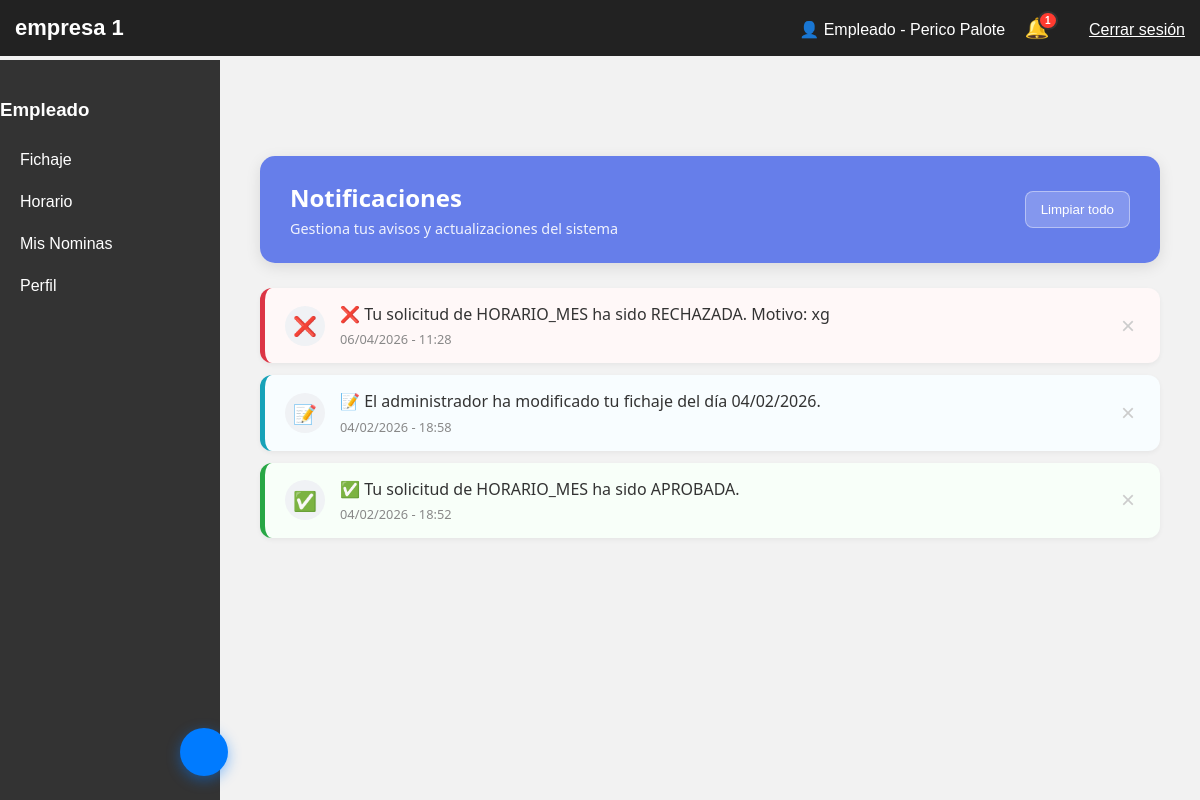
The page /panel.php?seccion=notificaciones (signed in) on the database as committed earlier.
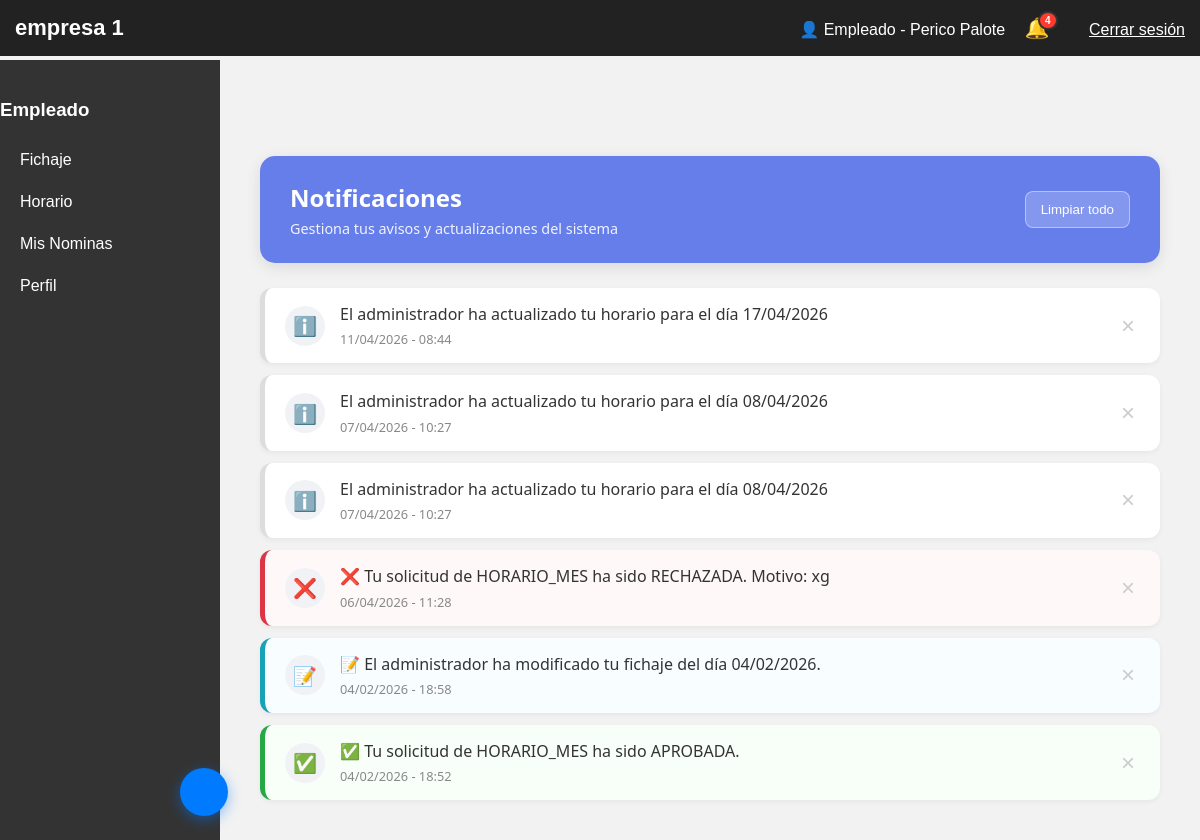
The same page on the database as committed later.
### tables this page shows
CREATE TABLE `notificaciones` (
  `id_notificacion` int(11) NOT NULL,
  `id_usuario` int(11) NOT NULL,
  `mensaje` text NOT NULL,
  `tipo` varchar(50) DEFAULT NULL,
  `leida` tinyint(1) DEFAULT 0,
  `fecha_creacion` timestamp NOT NULL DEFAULT current_timestamp()
);

### secciones/notificaciones.php (the view, shortened to what this page needs)
<?php
$idUsuario = $_SESSION['usuario']['id'];
$pdo->prepare("DELETE FROM NOTIFICACIONES WHERE id_usuario = ? AND fecha_creacion < DATE_SUB(NOW(), INTERVAL 30 DAY)")->execute([$idUsuario]);
$stmt = $pdo->prepare("SELECT * FROM NOTIFICACIONES WHERE id_usuario = ? ORDER BY fecha_creacion DESC");
$stmt->execute([$idUsuario]);
$notificaciones = $stmt->fetchAll(PDO::FETCH_ASSOC);
?>
<link rel="stylesheet" href="css/notificaciones.css">
<div class="notif-page-container">
    <div class="notif-header-banner">
        <div class="header-content">
            <h2> Notificaciones</h2>
            <p>Gestiona tus avisos y actualizaciones del sistema</p>
        </div>
        <button class="btn-clear-all" onclick="eliminarTodas()">
           Limpiar todo
        </button>
    </div>
    <div class="notif-list-container">
        <?php if (empty($notificaciones)): ?>
            <div class="notif-empty-state">
                <div class="empty-icon">📂</div>
                <p>No tienes notificaciones pendientes</p>
            </div>
        <?php else: ?>
            <div class="notif-grid" id="contenedor-notificaciones">
                <?php foreach ($notificaciones as $n):
                    $icono = 'ℹ️';
                    $claseTipo = '';
                    $msg = $n['mensaje'];
                    if (strpos($msg, 'ACEPTADA') !== false || strpos($msg, 'APROBADA') !== false) {
                        $icono = '✅'; $claseTipo = 'notif-success';
                    } elseif (strpos($msg, 'RECHAZADA') !== false) {
                        $icono = '❌'; $claseTipo = 'notif-danger';
                    } elseif (strpos($msg, 'modificado') !== false || strpos($msg, 'añadido') !== false) {
                        $icono = '📝'; $claseTipo = 'notif-info';
                    }
                ?>
                    <div class="notif-card <?= $claseTipo ?>" id="notif-<?= $n['id_notificacion'] ?>">
                        <div class="notif-icon-circle"><?= $icono ?></div>
                        <div class="notif-content">
                            <p class="notif-message"><?= htmlspecialchars($msg) ?></p>
                            <span class="notif-date">
                                 <?= date('d/m/Y - H:i', strtotime($n['fecha_creacion'])) ?>
                            </span>
                        </div>
                        <button class="btn-delete-single" onclick="eliminarNotificacion(<?= $n['id_notificacion'] ?>)" title="Eliminar">
                            &times;
                        </button>
                    </div>
                <?php endforeach; ?>
            </div>
        <?php endif; ?>
    </div>
</div>

### panel.php (shortened to what this page needs)
<?php
require_once 'config.php';
$usuario  = $_SESSION['usuario'];
$idUsuario = $usuario['id'];
$esAdmin  = $_SESSION['es_admin'] ?? null;
$seccion = $_GET['seccion'] ?? 'fichaje';
$empresa  = $_SESSION['empresa_activa'];
$cssFile  = "css/empresa_$empresa.css";
$nombreEmpresa = "Empresa desconocida";
foreach ($_SESSION['usuario']['empresas'] as $emp) {
    if ($emp['id_empresa'] == $empresa) {
        $nombreEmpresa = $emp['nombre'];
        break;
    }
}
?>
<!DOCTYPE html>
<html lang="es">
<head>
    <link rel="stylesheet" href="<?= $cssFile ?>">
</head>
<body>
    <header>
        <div class="logo"><?= htmlspecialchars($nombreEmpresa) ?></div>
        <div>
            <span style="color:white; margin-right:15px;">
                <?= $esAdmin ? '👤 Admin' : '👤 Empleado' ?> -
                <?= htmlspecialchars($usuario['nombre'] . ' ' . $usuario['apellidos']) ?>
            </span>
            <div class="notification-container" style="display: inline-block; position: relative; margin-right: 15px;">
                <?php
                $stmtNotif = $pdo->prepare("SELECT COUNT(*) FROM NOTIFICACIONES WHERE id_usuario = ? AND leida = 0");
                $stmtNotif->execute([$idUsuario]);
                $countNotif = $stmtNotif->fetchColumn();
                $badge = ($countNotif > 9) ? '9+' : $countNotif;
                ?>
                <a href="panel.php?seccion=notificaciones" style="text-decoration: none; font-size: 20px;">
                    🔔
                    <?php if ($countNotif > 0): ?>
                        <span class="notification-badge"><?= $badge ?></span>
                    <?php endif; ?>
                </a>
            </div>
            <a href="logout.php" style="color:white; margin-left:20px;">Cerrar sesión</a>
        </div>
    </header>
    <?php if($esAdmin): ?>
        <div class="sidebar">
            <h3 class="sidebar-title">Administrador</h3>
            <a class="submenu-btn">
                Fichaje
                <svg class="arrow-icon" width="16" height="16" viewBox="0 0 20 20">
                    <path d="M 10 13.7 a 0.897 0.897 0 0 1 -0.636 -0.264 l -4.6 -4.6 a 0.9 0.9 0 1 1 1.272 -1.273 L 10 11.526 l 3.964 -3.963 a 0.9 0.9 0 0 1 1.272 1.273 l -4.6 4.6 A 0.897 0.897 0 0 1 10 13.7 Z"></path>
                </svg>
            </a>
            <div class="submenu-content">
                <a href="panel.php?seccion=fichaje&vista=inicio">Fichar</a>
                <a href="panel.php?seccion=fichaje&vista=ver">Ver fichajes</a>
                <a href="panel.php?seccion=fichaje&vista=modificar">Modificar fichajes</a>
            </div>
            <a class="submenu-btn">
                Horario
                <svg class="arrow-icon" width="16" height="16" viewBox="0 0 20 20">
                    <path d="M 10 13.7 a 0.897 0.897 0 0 1 -0.636 -0.264 l -4.6 -4.6 a 0.9 0.9 0 1 1 1.272 -1.273 L 10 11.526 l 3.964 -3.963 a 0.9 0.9 0 0 1 1.272 1.273 l -4.6 4.6 A 0.897 0.897 0 0 1 10 13.7 Z"></path>
                </svg>
            </a>
            <div class="submenu-content">
                <a href="panel.php?seccion=horario&vista=peticiones">Peticiones</a>
                <a href="panel.php?seccion=horario&vista=cuadrantes">Cuadrantes</a>
                <a href="panel.php?seccion=horario&vista=vacaciones">Vacaciones</a>
            </div>
            <a class="submenu-btn">
                Reportes
                <svg class="arrow-icon" width="16" height="16" viewBox="0 0 20 20">
                    <path d="M 10 13.7 a 0.897 0.897 0 0 1 -0.636 -0.264 l -4.6 -4.6 a 0.9 0.9 0 1 1 1.272 -1.273 L 10 11.526 l 3.964 -3.963 a 0.9 0.9 0 0 1 1.272 1.273 l -4.6 4.6 A 0.897 0.897 0 0 1 10 13.7 Z"></path>
                </svg>
            </a>
            <div class="submenu-content">
                <a href="panel.php?seccion=reportes&vista=generar">Generar reportes</a>
                <a href="panel.php?seccion=reportes&vista=historial">Historial reportes</a>
            </div>
            <a class="submenu-btn">
                Gestión empleados
                <svg class="arrow-icon" width="16" height="16" viewBox="0 0 20 20">
                    <path d="M 10 13.7 a 0.897 0.897 0 0 1 -0.636 -0.264 l -4.6 -4.6 a 0.9 0.9 0 1 1 1.272 -1.273 L 10 11.526 l 3.964 -3.963 a 0.9 0.9 0 0 1 1.272 1.273 l -4.6 4.6 A 0.897 0.897 0 0 1 10 13.7 Z"></path>
                </svg>
            </a>
            <div class="submenu-content">
                <a href="panel.php?seccion=empleados&vista=lista">Ver empleados</a>
                <a href="panel.php?seccion=empleados&vista=nuevo">Añadir empleados</a>
                <a href="panel.php?seccion=empleados&vista=nominas">Subir nominas</a>
            </div>
            <a href="panel.php?seccion=perfil">Perfil</a>
        </div>
    <?php else: ?>
        <div class="sidebar">
            <h3>Empleado</h3>
            <a href="panel.php?seccion=fichaje">Fichaje</a>
            <a href="panel.php?seccion=horario">Horario</a>
            <a href="panel.php?seccion=documentos">Mis Nominas</a>
            <a href="panel.php?seccion=perfil">Perfil</a>
        </div>
    <?php endif; ?>
    <main>
        <?php
        if ($seccion === "notificaciones") include "secciones/notificaciones.php";
        ?>
    </main>
    <button class="chat-fab" id="chatFab" title="Asistente IA" aria-label="Abrir asistente IA">
    </button>
</body>
</html>

### css/empresa_1.css (style rules this page uses)
body { margin:0; font-family: Arial; background:#f2f2f2; }
header { background:#222; color:white; padding:15px; display:flex; align-items:center; justify-content:space-between; position: sticky; top: 0; z-index: 1000; }
.logo { font-weight:bold; font-size:22px; }
.sidebar { width:220px; background:#333; color:white; position:fixed; top:60px; bottom:0; padding-top:20px; }
.sidebar a { display:block; padding:12px 20px; color:white; text-decoration:none; transition:0.2s; }
main { margin-left:220px; padding:20px; margin-top:60px; }
.notification-badge { position: absolute; top: -5px; right: -8px; background-color: #ff3b30; color: white; border-radius: 50%; padding: 2px 5px; font-size: 10px; font-weight: bold; border: 2px solid #333; }
.chat-fab { position: fixed; bottom: 24px; left: 180px; width: 48px; height: 48px; background: #007bff; border: none; border-radius: 50%; color: white; font-size: 22px; cursor: pointer; box-shadow: 0 4px 14px rgba(0,123,255,0.45); display: flex; align-items: center; justify-content: center; z-index: 9999; transition: background 0.2s, transform 0.2s; }

### css/notificaciones.css (style rules this page uses)
.notif-page-container { padding: 20px; max-width: 900px; margin: 0 auto; font-family: 'Segoe UI', Tahoma, Geneva, Verdana, sans-serif; }
.notif-header-banner { display: flex; justify-content: space-between; align-items: center; padding: 25px 30px; background: linear-gradient(135deg, #667eea 0%, #667eea 100%); color: white; border-radius: 15px; margin-bottom: 25px; box-shadow: 0 4px 15px rgba(0,0,0,0.1); }
.notif-header-banner h2 { margin: 0; font-size: 1.5rem; }
.notif-header-banner p { margin: 5px 0 0 0; opacity: 0.9; font-size: 0.9rem; }
.btn-clear-all { background: rgba(255,255,255,0.2); border: 1px solid rgba(255,255,255,0.4); color: white; padding: 10px 15px; border-radius: 8px; cursor: pointer; transition: all 0.3s; font-weight: 500; }
.notif-grid { display: flex; flex-direction: column; gap: 12px; }
.notif-card { background: white; border-radius: 12px; padding: 15px 20px; display: flex; align-items: center; gap: 15px; position: relative; box-shadow: 0 2px 5px rgba(0,0,0,0.05); border-left: 5px solid #ddd; transition: transform 0.2s, opacity 0.3s; }
.notif-success { border-left-color: #28a745; background: #f8fff9; }
.notif-danger { border-left-color: #dc3545; background: #fff8f8; }
.notif-info { border-left-color: #17a2b8; background: #f8fdff; }
.notif-icon-circle { width: 40px; height: 40px; background: #f0f2f5; border-radius: 50%; display: flex; align-items: center; justify-content: center; font-size: 1.2rem; flex-shrink: 0; }
.notif-content { flex-grow: 1; }
.notif-message { margin: 0; color: #333; font-size: 1rem; line-height: 1.4; }
.notif-date { display: block; margin-top: 5px; color: #888; font-size: 0.8rem; }
.btn-delete-single { background: none; border: none; color: #ccc; font-size: 1.5rem; cursor: pointer; padding: 0 5px; transition: color 0.2s; }

### panel.php (style rules this page uses)
.chat-fab { position: fixed; bottom: 24px; left: 180px; width: 48px; height: 48px; background: #007bff; border: none; border-radius: 50%; color: white; font-size: 22px; cursor: pointer; box-shadow: 0 4px 14px rgba(0,123,255,0.45); display: flex; align-items: center; justify-content: center; z-index: 9999; transition: background 0.2s, transform 0.2s; }

Rows that differ between the two databases and show on the page:
added notificaciones: icono "ℹ️", mensaje "El administrador ha actualizado tu horario para el día 17/04/2026", fecha_creacion "11/04/2026 - 08:44"
added notificaciones: icono "ℹ️", mensaje "El administrador ha actualizado tu horario para el día 08/04/2026", fecha_creacion "07/04/2026 - 10:27"
added notificaciones: icono "ℹ️", mensaje "El administrador ha actualizado tu horario para el día 08/04/2026", fecha_creacion "07/04/2026 - 10:27"
Other text that changed with them:
$badge: "1" → "4"
